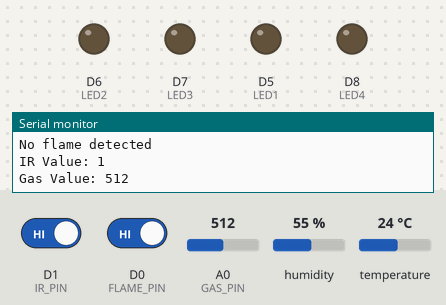
Simulated run of this sketch. Board: ESP8266 (NodeMCU). Parts: output pins drawn as LEDs (lit = HIGH), the last lines printed to the serial monitor. Inputs (shaded band) come from the test bench; at power-on: D0 (FLAME_PIN) HIGH, D1 (IR_PIN) HIGH, A0 (GAS_PIN) = 512, humidity 55 %, temperature 24 °C. WiFi joins after 1.5 s; servers stay silent unless stated.

Above: at 11.3 s.
11.4 s: D0 (FLAME_PIN) driven LOW
At 21.4 s:
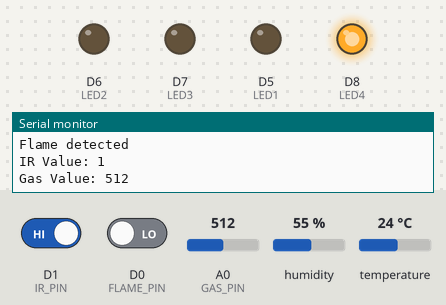
22.9 s: D1 (IR_PIN) driven LOW
At 32.19 s:
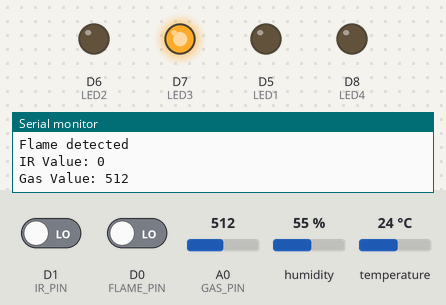
33.7 s: D1 (IR_PIN) driven HIGH
At 42.94 s:
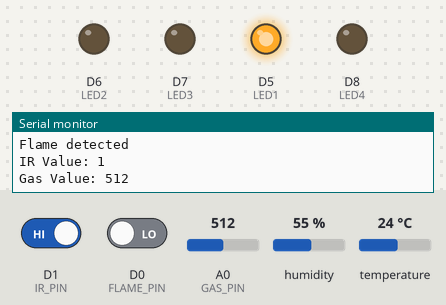
44.3 s: D0 (FLAME_PIN) driven HIGH
At 54.5 s:
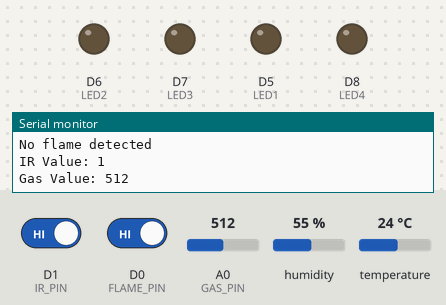
Timing chart, 0 to 56.0 s (numbered marks = the images above; inputs shaded):
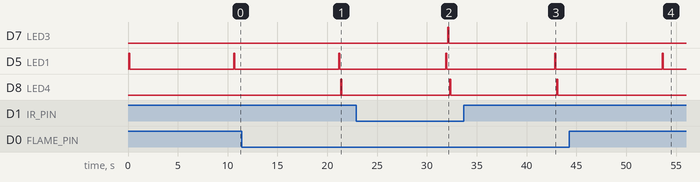

Measured:
- after the input at 11.4 s, D8 (LED4): LOW → HIGH after 10.0 s, → LOW 0.10 s later
- after the input at 22.9 s, D7 (LED3): LOW → HIGH after 9.2 s, → LOW 0.10 s later
- after the input at 33.7 s, D7 (LED3): stays LOW (without the input it goes to HIGH after 9.3 s)
- after the input at 44.3 s, D8 (LED4): stays LOW (without the input it goes to HIGH after 9.5 s)

The sketch:

all_sensors_thingspeak.ino
```cpp
//------------- INCLUDE LIBRARIES -------------//
#include <ESP8266WiFi.h>
#include <ThingSpeak.h>
#include "DHT.h"

//------------- DEFINE SENSOR PINS ------------//
#define GAS_PIN A0
#define FLAME_PIN D0
#define IR_PIN D1
#define DHT_PIN D2

//-------------- DEFINE LED PINS --------------//
#define LED1 D5
#define LED2 D6
#define LED3 D7
#define LED4 D8

//---------- DEFINE THINGSPEAK FIELDS ---------//
#define THINGSPEAK_GAS_FIELD 1
#define THINGSPEAK_TEMPERATURE_FIELD 2
#define THINGSPEAK_HUMIDITY_FIELD 3
#define THINGSPEAK_IR_FIELD 4
#define THINGSPEAK_FLAME_FIELD 5

//-- VARIABLES TO STORE DIFFERENT PARAMETERS --//
int gasValue;
float temperatureValue;
float humidityValue;
int IRValue;
int flameValue;

//---- THRESHOLD FOR DIFFERENT PARAMETERS -----//
const int gasThreshold = 200;
const float temperatureThreshold = 50.00;
const float humidityThreshold = 50.00;

//------------- DEFINE DHT SENSOR -------------//
DHT dht(DHT_PIN, DHT11);

//---------- DEFINE WIFI CREDENTIALS ----------//
const char *wifiSSID = "";     // Your network SSID here
const char *wifiPassword = ""; // Your network's password here

//----------- CREATING WIFI CLIENT ------------//
WiFiClient client;

//------ DEFINE THINGSPEAK CREDENTIALS --------//
unsigned long tsChannelNumber = 1990582;        // ThingSpeak Channel ID here
const char *tsWriteAPIKey = "91LKBDA57MTZYY4Q"; // ThingSpeak write API key here

//-------- DEFINE LED BLINKING FUNCTION -------//
void blinkLed(int ledPin)
{
  digitalWrite(ledPin, HIGH);
  delay(100);
  digitalWrite(ledPin, LOW);
  delay(100);
}

//------------- SETUP FUNCTION ---------------//
void setup()
{
  Serial.begin(9600);

  dht.begin();
  WiFi.begin(wifiSSID, wifiPassword);
  ThingSpeak.begin(client);

  pinMode(GAS_PIN, INPUT);
  pinMode(FLAME_PIN, INPUT);
  pinMode(IR_PIN, INPUT);

  pinMode(LED1, OUTPUT);
  pinMode(LED2, OUTPUT);
  pinMode(LED3, OUTPUT);
  pinMode(LED4, OUTPUT);
}

//-------------- LOOP FUNCTION ----------------//
void loop()
{
  // Reading the sensor values
  temperatureValue = dht.readTemperature();
  humidityValue = dht.readHumidity();

  flameValue = digitalRead(FLAME_PIN);
  IRValue = digitalRead(IR_PIN);
  gasValue = analogRead(GAS_PIN);

  // Display the readings in the serial monitor
  Serial.print("Temperature: ");
  Serial.print(temperatureValue);
  Serial.println("ºC");
  Serial.print("Humidity: ");
  Serial.println(humidityValue);

  if (flameValue == LOW)
    Serial.println("Flame detected");
  else
    Serial.println("No flame detected");

  Serial.print("IR Value: ");
  Serial.println(IRValue);

  Serial.print("Gas Value: ");
  Serial.println(gasValue);
  Serial.println();

  // Blink the LED if the threshold is crossed
  if (gasValue > gasThreshold)
    blinkLed(LED1);

  if (temperatureValue > temperatureThreshold)
    blinkLed(LED2);

  if (!IRValue)
    blinkLed(LED3);

  if (flameValue == LOW)
    blinkLed(LED4);

  // Send the sensor values to ThingSpeak
  ThingSpeak.setField(THINGSPEAK_GAS_FIELD, gasValue);
  ThingSpeak.setField(THINGSPEAK_TEMPERATURE_FIELD, temperatureValue);
  ThingSpeak.setField(THINGSPEAK_HUMIDITY_FIELD, humidityValue);
  ThingSpeak.setField(THINGSPEAK_IR_FIELD, IRValue);
  ThingSpeak.setField(THINGSPEAK_FLAME_FIELD, flameValue);

  ThingSpeak.writeFields(tsChannelNumber, tsWriteAPIKey);

  delay(10000);
}
```
